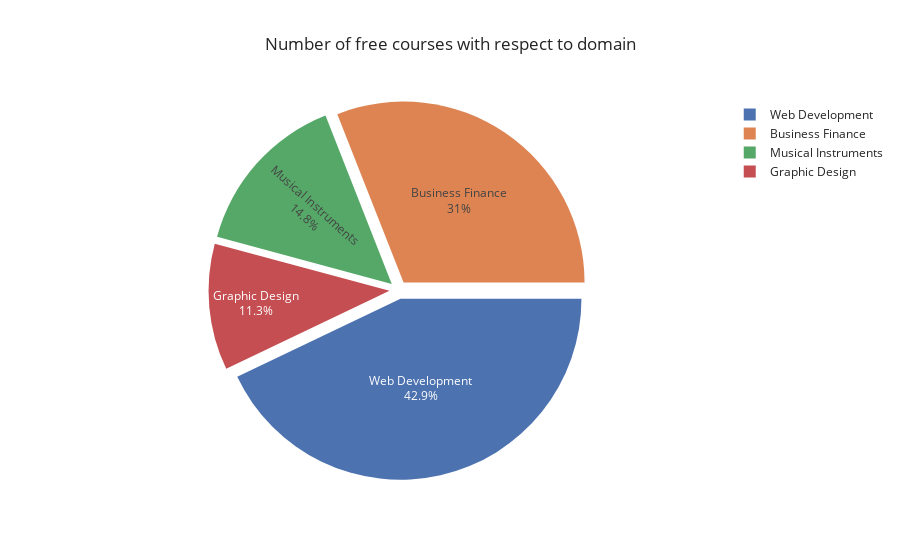

The cell this chart's notebook holds for it:
### Code cell
subject = udemy_data.loc[udemy_data['is_paid']==0, ['is_paid','subject']]
subject['count'] = subject.groupby('subject')['is_paid'].transform('count')
subject.drop(['is_paid'],axis=1, inplace=True)
subject = subject.drop_duplicates().reset_index(drop=True)
subject = subject.sort_values('count')

fig = px.pie(subject, names='subject', values='count', template='seaborn', title="Number of  free courses in the domain")
fig.update_traces(rotation=90, pull=0.05, textinfo="percent+label")
fig.show()

### Figure 1 — Plotly figure (JSON) as saved in the notebook; plotly's stock layout.template omitted (floating-point values rounded to 4 significant figures)
{"data": [{"domain": {"x": [0, 1], "y": [0, 1]}, "hoverlabel": {"namelength": 0}, "hovertemplate": "subject=%{label}<br>count=%{value}", "labels": ["Graphic Design", "Musical Instruments", "Business Finance", "Web Development"], "legendgroup": "", "name": "", "pull": 0.05, "rotation": 90, "showlegend": true, "textinfo": "percent+label", "type": "pie", "values": [35, 46, 96, 133]}], "layout": {"legend": {"tracegroupgap": 0}, "title": {"text": "Number of free courses with respect to domain"}}}
